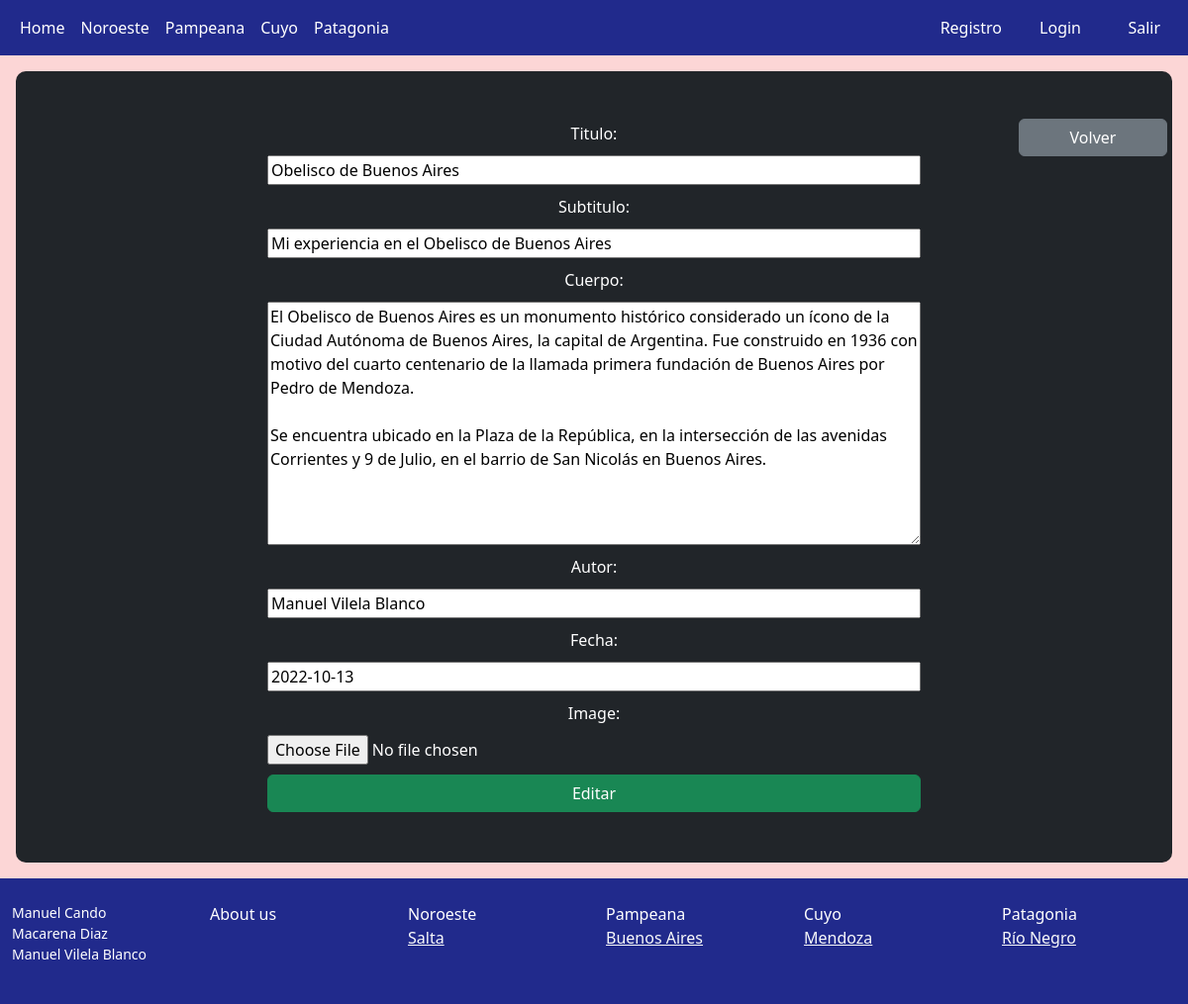
The app's page /pages/pampeana/buenosaires/editarblogsBA/1/ with its own data.
### Modelos/models.py (models this page shows)
class BlogsBuenosAires(models.Model):
    titulo = models.CharField(max_length=60)
    subtitulo = models.CharField(max_length=100)
    cuerpo = models.CharField(max_length=1000)
    autor = models.CharField(max_length=40)
    fecha = models.CharField(max_length=40)
    image = models.ImageField(upload_to='blogbuenosaires', null = True, blank = True)

### Modelos/views.py (the view)
# urls.py: path("pampeana/buenosaires/editarblogsBA/<blogBA_id>/", editarblogsBA),
def editarblogsBA(request, blogBA_id):
    blog = BlogsBuenosAires.objects.get(id=blogBA_id)
    if request.method == 'POST':
        formulario = editarblogBA(request.POST, request.FILES)
        if formulario.is_valid():
            informacion = formulario.cleaned_data
            blog.titulo = informacion['titulo']
            blog.subtitulo = informacion['subtitulo']
            blog.cuerpo = informacion['cuerpo']
            blog.autor = informacion["autor"]
            blog.fecha = informacion["fecha"]
            blog.image = informacion["image"]
            blogbuenosaires = BlogsBuenosAires.objects.all()
            return render(request, "Pampeana/buenosaires.html", {"blogbuenosaires": blogbuenosaires})
    else:
        formulario = editarblogBA(initial={'titulo': blog.titulo, 'subtitulo': blog.subtitulo, 'cuerpo': blog.cuerpo, "autor": blog.autor, "fecha": blog.fecha, "image": None})
    return render(request, "Pampeana/crud_buenosaires/editarblogsBA.html", {"formulario": formulario})

### Modelos/forms.py
class editarblogBA(forms.Form):
    titulo = forms.CharField(max_length=60)
    subtitulo = forms.CharField(max_length=100)
    cuerpo = forms.CharField(widget= forms.Textarea(attrs={'height': '200px'}))
    autor = forms.CharField(max_length=40)
    fecha = forms.CharField(max_length=40)
    image = forms.ImageField()

### Modelos/template/Pampeana/crud_buenosaires/editarblogsBA.html (shortened to what this page needs)
{% extends "index.html" %}
{% load static %}
{% block contenido %}
<div class="flex-md-equal w-100 my-md-3 ps-md-3">
    <div class="text-bg-dark me-md-3 pt-3 px-3 pt-md-5 px-md-5 text-center overflow-hidden" style="border-radius: 10px; position: relative; height: 800px">
        <a class="btn btn-secondary" style="width: 150px; position: absolute; right: 5px" href="/pages/pampeana/buenosaires/">Volver</a>
        <form enctype="multipart/form-data" method="POST" class="position-absolute top-50 start-50 translate-middle" style="display: flex; flex-direction: column; width: 700px; gap: 10px; border-radius: 5px; padding: 20px;">{% csrf_token %}
                {{ formulario.as_table }}
            <button type="submit" class="btn btn-success" >Editar</button>
        </form>
    </div>
</div>
{% endblock %}

### records on screen
BlogsBuenosAires: titulo "Obelisco de Buenos Aires", subtitulo "Mi experiencia en el Obelisco de Buenos Aires", cuerpo "El Obelisco de Buenos Aires es un monumento histórico considerado un ícono de la Ciudad Autónoma de Buenos Aires, la capital de Argentina. Fue construido en 1936 con motivo del cuarto centenario de la llamada primera fundación de Buenos Aires por Pedro de Mendoza. Se encuentra ubicado en la Plaza de la República, en la intersección de las avenidas Corrientes y 9 de Julio, en el barrio de San Nicolás en Buenos Aires.", autor "Manuel Vilela Blanco", fecha "2022-10-13"
